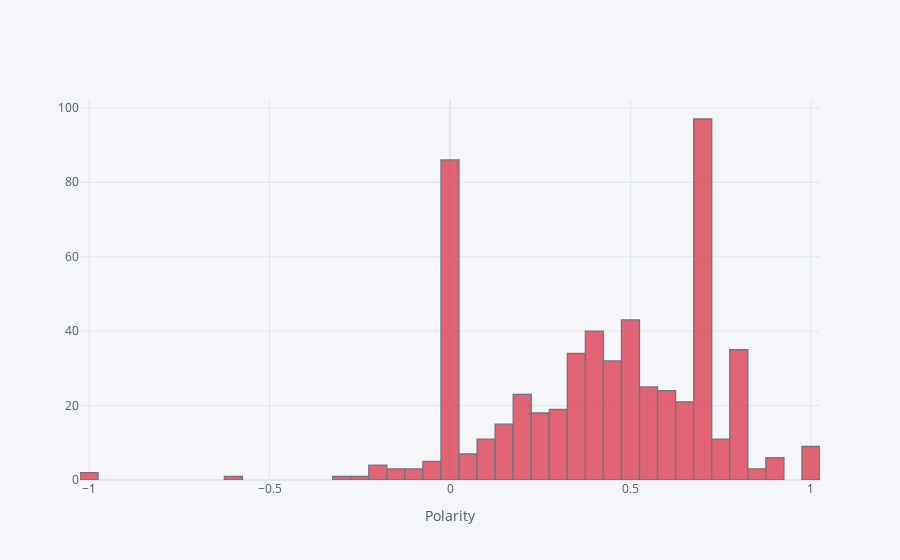
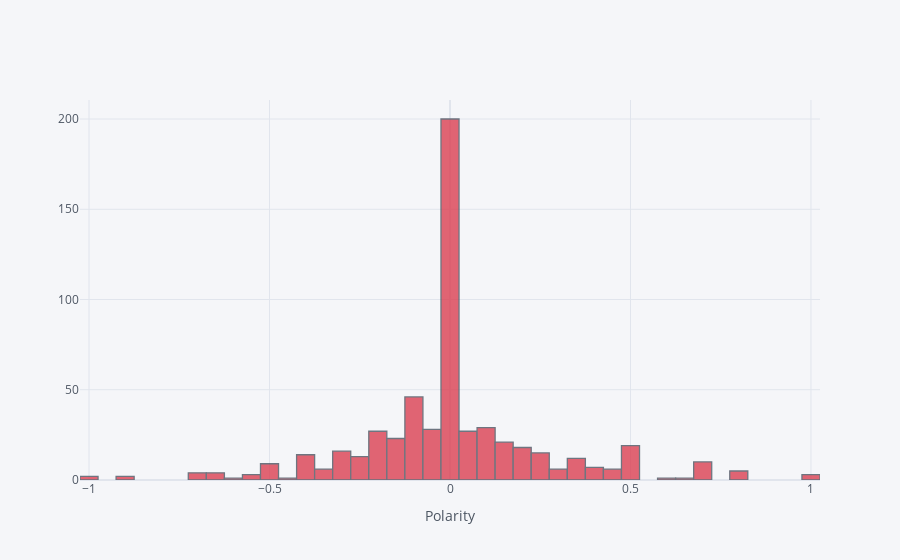

Notebook source saved alongside these figures, in order:
### Markdown cell above
### Distribution of Sentiment Polarity

### Code cell
df['Pros_polarity'].iplot(kind = 'hist', colors = 'red', bins = 50, xTitle = 'Polarity')
df['Cons_polarity'].iplot(kind = 'hist', colors = 'red', bins = 50, xTitle = 'Polarity')

### Figure 1 — Plotly figure (JSON) as saved in the notebook; plotly's stock layout.template omitted (floating-point values rounded to 4 significant figures; data arrays with more than 128 entries replaced by an {"elided": "..."} marker saying what was removed)
{"data": [{"histfunc": "count", "histnorm": "", "marker": {"color": "rgba(219, 64, 82, 1.0)", "line": {"color": "#4D5663", "width": 1.3}}, "name": "Pros_polarity", "nbinsx": 50, "opacity": 0.8, "orientation": "v", "type": "histogram", "x": {"elided": "579 float values"}}], "layout": {"barmode": "overlay", "legend": {"bgcolor": "#F5F6F9", "font": {"color": "#4D5663"}}, "paper_bgcolor": "#F5F6F9", "plot_bgcolor": "#F5F6F9", "title": {"font": {"color": "#4D5663"}}, "xaxis": {"gridcolor": "#E1E5ED", "showgrid": true, "tickfont": {"color": "#4D5663"}, "title": {"font": {"color": "#4D5663"}, "text": "Polarity"}, "zerolinecolor": "#E1E5ED"}, "yaxis": {"gridcolor": "#E1E5ED", "showgrid": true, "tickfont": {"color": "#4D5663"}, "title": {"font": {"color": "#4D5663"}, "text": ""}, "zerolinecolor": "#E1E5ED"}}}

### Figure 2 — Plotly figure (JSON) as saved in the notebook; plotly's stock layout.template omitted (floating-point values rounded to 4 significant figures; data arrays with more than 128 entries replaced by an {"elided": "..."} marker saying what was removed)
{"data": [{"histfunc": "count", "histnorm": "", "marker": {"color": "rgba(219, 64, 82, 1.0)", "line": {"color": "#4D5663", "width": 1.3}}, "name": "Cons_polarity", "nbinsx": 50, "opacity": 0.8, "orientation": "v", "type": "histogram", "x": {"elided": "579 float values"}}], "layout": {"barmode": "overlay", "legend": {"bgcolor": "#F5F6F9", "font": {"color": "#4D5663"}}, "paper_bgcolor": "#F5F6F9", "plot_bgcolor": "#F5F6F9", "title": {"font": {"color": "#4D5663"}}, "xaxis": {"gridcolor": "#E1E5ED", "showgrid": true, "tickfont": {"color": "#4D5663"}, "title": {"font": {"color": "#4D5663"}, "text": "Polarity"}, "zerolinecolor": "#E1E5ED"}, "yaxis": {"gridcolor": "#E1E5ED", "showgrid": true, "tickfont": {"color": "#4D5663"}, "title": {"font": {"color": "#4D5663"}, "text": ""}, "zerolinecolor": "#E1E5ED"}}}
